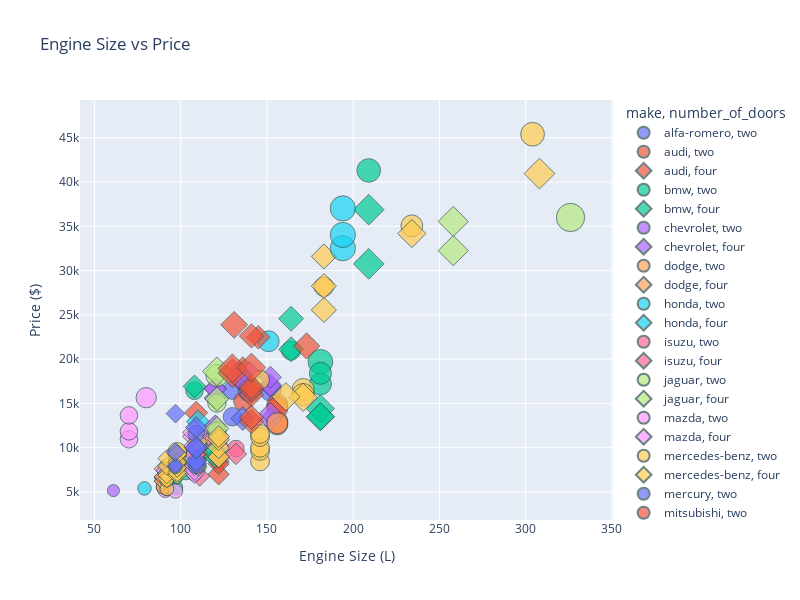

Source (notebook cell):
### Code cell
fig = px.scatter(
    df,
    x='engine_size',   # Column on X-axis
    y='price',        # Column on Y-axis
    color='make',     # Optional: Color by car make
    size='horsepower', # Optional: Size points by horsepower
    symbol='number_of_doors',
    hover_data=['make', 'horsepower'],  # Show extra info on hover
    title='Engine Size vs Price',
    labels={'engine_size': 'Engine Size (L)', 'price': 'Price ($)'},  # Rename axes/legend
    height=600,                # Plot height in pixels
    width=800                  # Plot width in pixels
)

fig.update_traces(marker=dict(line=dict(width=1, color='DarkSlateGrey')))  # Marker outline

fig.show()

### Figure 1 — Plotly figure (JSON) as saved in the notebook; plotly's stock layout.template omitted (floating-point values rounded to 4 significant figures)
{"data": [{"customdata": [["alfa-romero", 111], ["alfa-romero", 111], ["alfa-romero", 154]], "hovertemplate": "make=%{customdata[0]}<br>number_of_doors=two<br>Engine Size (L)=%{x}<br>Price ($)=%{y}<br>horsepower=%{customdata[1]}<extra></extra>", "legendgroup": "alfa-romero, two", "marker": {"color": "#636efa", "line": {"color": "DarkSlateGrey", "width": 1}, "size": [111, 111, 154], "sizemode": "area", "sizeref": 0.655, "symbol": "circle"}, "mode": "markers", "name": "alfa-romero, two", "orientation": "v", "showlegend": true, "type": "scatter", "x": [130, 130, 152], "xaxis": "x", "y": [13495, 16500, 16500], "yaxis": "y"}, {"customdata": [["audi", 110]], "hovertemplate": "make=%{customdata[0]}<br>number_of_doors=two<br>Engine Size (L)=%{x}<br>Price ($)=%{y}<br>horsepower=%{customdata[1]}<extra></extra>", "legendgroup": "audi, two", "marker": {"color": "#EF553B", "line": {"color": "DarkSlateGrey", "width": 1}, "size": [110], "sizemode": "area", "sizeref": 0.655, "symbol": "circle"}, "mode": "markers", "name": "audi, two", "orientation": "v", "showlegend": true, "type": "scatter", "x": [136], "xaxis": "x", "y": [15250], "yaxis": "y"}, {"customdata": [["audi", 102], ["audi", 115], ["audi", 110], ["audi", 110], ["audi", 140]], "hovertemplate": "make=%{customdata[0]}<br>number_of_doors=four<br>Engine Size (L)=%{x}<br>Price ($)=%{y}<br>horsepower=%{customdata[1]}<extra></extra>", "legendgroup": "audi, four", "marker": {"color": "#EF553B", "line": {"color": "DarkSlateGrey", "width": 1}, "size": [102, 115, 110, 110, 140], "sizemode": "area", "sizeref": 0.655, "symbol": "diamond"}, "mode": "markers", "name": "audi, four", "orientation": "v", "showlegend": true, "type": "scatter", "x": [109, 136, 136, 136, 131], "xaxis": "x", "y": [13950, 17450, 17710, 18920, 23875], "yaxis": "y"}, {"customdata": [["bmw", 101], ["bmw", 121], ["bmw", 182]], "hovertemplate": "make=%{customdata[0]}<br>number_of_doors=two<br>Engine Size (L)=%{x}<br>Price ($)=%{y}<br>horsepower=%{customdata[1]}<extra></extra>", "legendgroup": "bmw, two", "marker": {"color": "#00cc96", "line": {"color": "DarkSlateGrey", "width": 1}, "size": [101, 121, 182], "sizemode": "area", "sizeref": 0.655, "symbol": "circle"}, "mode": "markers", "name": "bmw, two", "orientation": "v", "showlegend": true, "type": "scatter", "x": [108, 164, 209], "xaxis": "x", "y": [16430, 20970, 41315], "yaxis": "y"}, {"customdata": [["bmw", 101], ["bmw", 121], ["bmw", 121], ["bmw", 182], ["bmw", 182]], "hovertemplate": "make=%{customdata[0]}<br>number_of_doors=four<br>Engine Size (L)=%{x}<br>Price ($)=%{y}<br>horsepower=%{customdata[1]}<extra></extra>", "legendgroup": "bmw, four", "marker": {"color": "#00cc96", "line": {"color": "DarkSlateGrey", "width": 1}, "size": [101, 121, 121, 182, 182], "sizemode": "area", "sizeref": 0.655, "symbol": "diamond"}, "mode": "markers", "name": "bmw, four", "orientation": "v", "showlegend": true, "type": "scatter", "x": [108, 164, 164, 209, 209], "xaxis": "x", "y": [16925, 21105, 24565, 30760, 36880], "yaxis": "y"}, {"customdata": [["chevrolet", 48], ["chevrolet", 70]], "hovertemplate": "make=%{customdata[0]}<br>number_of_doors=two<br>Engine Size (L)=%{x}<br>Price ($)=%{y}<br>horsepower=%{customdata[1]}<extra></extra>", "legendgroup": "chevrolet, two", "marker": {"color": "#ab63fa", "line": {"color": "DarkSlateGrey", "width": 1}, "size": [48, 70], "sizemode": "area", "sizeref": 0.655, "symbol": "circle"}, "mode": "markers", "name": "chevrolet, two", "orientation": "v", "showlegend": true, "type": "scatter", "x": [61, 90], "xaxis": "x", "y": [5151, 6295], "yaxis": "y"}, {"customdata": [["chevrolet", 70]], "hovertemplate": "make=%{customdata[0]}<br>number_of_doors=four<br>Engine Size (L)=%{x}<br>Price ($)=%{y}<br>horsepower=%{customdata[1]}<extra></extra>", "legendgroup": "chevrolet, four", "marker": {"color": "#ab63fa", "line": {"color": "DarkSlateGrey", "width": 1}, "size": [70], "sizemode": "area", "sizeref": 0.655, "symbol": "diamond"}, "mode": "markers", "name": "chevrolet, four", "orientation": "v", "showlegend": true, "type": "scatter", "x": [90], "xaxis": "x", "y": [6575], "yaxis": "y"}, {"customdata": [["dodge", 68], ["dodge", 68], ["dodge", 102], ["dodge", 102], ["dodge", 145]], "hovertemplate": "make=%{customdata[0]}<br>number_of_doors=two<br>Engine Size (L)=%{x}<br>Price ($)=%{y}<br>horsepower=%{customdata[1]}<extra></extra>", "legendgroup": "dodge, two", "marker": {"color": "#FFA15A", "line": {"color": "DarkSlateGrey", "width": 1}, "size": [68, 68, 102, 102, 145], "sizemode": "area", "sizeref": 0.655, "symbol": "circle"}, "mode": "markers", "name": "dodge, two", "orientation": "v", "showlegend": true, "type": "scatter", "x": [90, 90, 98, 98, 156], "xaxis": "x", "y": [5572, 6377, 7957, 8558, 12964], "yaxis": "y"}, {"customdata": [["dodge", 68], ["dodge", 68], ["dodge", 68], ["dodge", 88]], "hovertemplate": "make=%{customdata[0]}<br>number_of_doors=four<br>Engine Size (L)=%{x}<br>Price ($)=%{y}<br>horsepower=%{customdata[1]}<extra></extra>", "legendgroup": "dodge, four", "marker": {"color": "#FFA15A", "line": {"color": "DarkSlateGrey", "width": 1}, "size": [68, 68, 68, 88], "sizemode": "area", "sizeref": 0.655, "symbol": "diamond"}, "mode": "markers", "name": "dodge, four", "orientation": "v", "showlegend": true, "type": "scatter", "x": [90, 90, 90, 122], "xaxis": "x", "y": [6229, 6692, 7609, 8921], "yaxis": "y"}, {"customdata": [["honda", 58], ["honda", 76], ["honda", 60], ["honda", 76], ["honda", 76], ["honda", 86], ["honda", 86], ["honda", 100]], "hovertemplate": "make=%{customdata[0]}<br>number_of_doors=two<br>Engine Size (L)=%{x}<br>Price ($)=%{y}<br>horsepower=%{customdata[1]}<extra></extra>", "legendgroup": "honda, two", "marker": {"color": "#19d3f3", "line": {"color": "DarkSlateGrey", "width": 1}, "size": [58, 76, 60, 76, 76, 86, 86, 100], "sizemode": "area", "sizeref": 0.655, "symbol": "circle"}, "mode": "markers", "name": "honda, two", "orientation": "v", "showlegend": true, "type": "scatter", "x": [92, 92, 79, 92, 92, 110, 110, 110], "xaxis": "x", "y": [6479, 6855, 5399, 6529, 7129, 7895, 9095, 10345], "yaxis": "y"}, {"customdata": [["honda", 76], ["honda", 76], ["honda", 86], ["honda", 86], ["honda", 101]], "hovertemplate": "make=%{customdata[0]}<br>number_of_doors=four<br>Engine Size (L)=%{x}<br>Price ($)=%{y}<br>horsepower=%{customdata[1]}<extra></extra>", "legendgroup": "honda, four", "marker": {"color": "#19d3f3", "line": {"color": "DarkSlateGrey", "width": 1}, "size": [76, 76, 86, 86, 101], "sizemode": "area", "sizeref": 0.655, "symbol": "diamond"}, "mode": "markers", "name": "honda, four", "orientation": "v", "showlegend": true, "type": "scatter", "x": [92, 92, 110, 110, 110], "xaxis": "x", "y": [7295, 7295, 8845, 10295, 12945], "yaxis": "y"}, {"customdata": [["isuzu", 90]], "hovertemplate": "make=%{customdata[0]}<br>number_of_doors=two<br>Engine Size (L)=%{x}<br>Price ($)=%{y}<br>horsepower=%{customdata[1]}<extra></extra>", "legendgroup": "isuzu, two", "marker": {"color": "#FF6692", "line": {"color": "DarkSlateGrey", "width": 1}, "size": [90], "sizemode": "area", "sizeref": 0.655, "symbol": "circle"}, "mode": "markers", "name": "isuzu, two", "orientation": "v", "showlegend": true, "type": "scatter", "x": [119], "xaxis": "x", "y": [11048], "yaxis": "y"}, {"customdata": [["isuzu", 78]], "hovertemplate": "make=%{customdata[0]}<br>number_of_doors=four<br>Engine Size (L)=%{x}<br>Price ($)=%{y}<br>horsepower=%{customdata[1]}<extra></extra>", "legendgroup": "isuzu, four", "marker": {"color": "#FF6692", "line": {"color": "DarkSlateGrey", "width": 1}, "size": [78], "sizemode": "area", "sizeref": 0.655, "symbol": "diamond"}, "mode": "markers", "name": "isuzu, four", "orientation": "v", "showlegend": true, "type": "scatter", "x": [111], "xaxis": "x", "y": [6785], "yaxis": "y"}, {"customdata": [["jaguar", 262]], "hovertemplate": "make=%{customdata[0]}<br>number_of_doors=two<br>Engine Size (L)=%{x}<br>Price ($)=%{y}<br>horsepower=%{customdata[1]}<extra></extra>", "legendgroup": "jaguar, two", "marker": {"color": "#B6E880", "line": {"color": "DarkSlateGrey", "width": 1}, "size": [262], "sizemode": "area", "sizeref": 0.655, "symbol": "circle"}, "mode": "markers", "name": "jaguar, two", "orientation": "v", "showlegend": true, "type": "scatter", "x": [326], "xaxis": "x", "y": [36000], "yaxis": "y"}, {"customdata": [["jaguar", 176], ["jaguar", 176]], "hovertemplate": "make=%{customdata[0]}<br>number_of_doors=four<br>Engine Size (L)=%{x}<br>Price ($)=%{y}<br>horsepower=%{customdata[1]}<extra></extra>", "legendgroup": "jaguar, four", "marker": {"color": "#B6E880", "line": {"color": "DarkSlateGrey", "width": 1}, "size": [176, 176], "sizemode": "area", "sizeref": 0.655, "symbol": "diamond"}, "mode": "markers", "name": "jaguar, four", "orientation": "v", "showlegend": true, "type": "scatter", "x": [258, 258], "xaxis": "x", "y": [32250, 35550], "yaxis": "y"}, {"customdata": [["mazda", 68], ["mazda", 68], ["mazda", 68], ["mazda", 101], ["mazda", 101], ["mazda", 101], ["mazda", 135], ["mazda", 84], ["mazda", 84]], "hovertemplate": "make=%{customdata[0]}<br>number_of_doors=two<br>Engine Size (L)=%{x}<br>Price ($)=%{y}<br>horsepower=%{customdata[1]}<extra></extra>", "legendgroup": "mazda, two", "marker": {"color": "#FF97FF", "line": {"color": "DarkSlateGrey", "width": 1}, "size": [68, 68, 68, 101, 101, 101, 135, 84, 84], "sizemode": "area", "sizeref": 0.655, "symbol": "circle"}, "mode": "markers", "name": "mazda, two", "orientation": "v", "showlegend": true, "type": "scatter", "x": [91, 91, 91, 70, 70, 70, 80, 122, 122], "xaxis": "x", "y": [5195, 6095, 6795, 10945, 11845, 13645, 15645, 8845, 10595], "yaxis": "y"}, {"customdata": [["mazda", 68], ["mazda", 68], ["mazda", 84], ["mazda", 84], ["mazda", 64], ["mazda", 84], ["mazda", 120], ["mazda", 72]], "hovertemplate": "make=%{customdata[0]}<br>number_of_doors=four<br>Engine Size (L)=%{x}<br>Price ($)=%{y}<br>horsepower=%{customdata[1]}<extra></extra>", "legendgroup": "mazda, four", "marker": {"color": "#FF97FF", "line": {"color": "DarkSlateGrey", "width": 1}, "size": [68, 68, 84, 84, 64, 84, 120, 72], "sizemode": "area", "sizeref": 0.655, "symbol": "diamond"}, "mode": "markers", "name": "mazda, four", "orientation": "v", "showlegend": true, "type": "scatter", "x": [91, 91, 122, 122, 122, 122, 140, 134], "xaxis": "x", "y": [6695, 7395, 8495, 10245, 10795, 11245, 18280, 18344], "yaxis": "y"}, {"customdata": [["mercedes-benz", 123], ["mercedes-benz", 155], ["mercedes-benz", 184]], "hovertemplate": "make=%{customdata[0]}<br>number_of_doors=two<br>Engine Size (L)=%{x}<br>Price ($)=%{y}<br>horsepower=%{customdata[1]}<extra></extra>", "legendgroup": "mercedes-benz, two", "marker": {"color": "#FECB52", "line": {"color": "DarkSlateGrey", "width": 1}, "size": [123, 155, 184], "sizemode": "area", "sizeref": 0.655, "symbol": "circle"}, "mode": "markers", "name": "mercedes-benz, two", "orientation": "v", "showlegend": true, "type": "scatter", "x": [183, 234, 304], "xaxis": "x", "y": [28176, 35056, 45400], "yaxis": "y"}, {"customdata": [["mercedes-benz", 123], ["mercedes-benz", 123], ["mercedes-benz", 123], ["mercedes-benz", 155], ["mercedes-benz", 184]], "hovertemplate": "make=%{customdata[0]}<br>number_of_doors=four<br>Engine Size (L)=%{x}<br>Price ($)=%{y}<br>horsepower=%{customdata[1]}<extra></extra>", "legendgroup": "mercedes-benz, four", "marker": {"color": "#FECB52", "line": {"color": "DarkSlateGrey", "width": 1}, "size": [123, 123, 123, 155, 184], "sizemode": "area", "sizeref": 0.655, "symbol": "diamond"}, "mode": "markers", "name": "mercedes-benz, four", "orientation": "v", "showlegend": true, "type": "scatter", "x": [183, 183, 183, 234, 308], "xaxis": "x", "y": [25552, 28248, 31600, 34184, 40960], "yaxis": "y"}, {"customdata": [["mercury", 175]], "hovertemplate": "make=%{customdata[0]}<br>number_of_doors=two<br>Engine Size (L)=%{x}<br>Price ($)=%{y}<br>horsepower=%{customdata[1]}<extra></extra>", "legendgroup": "mercury, two", "marker": {"color": "#636efa", "line": {"color": "DarkSlateGrey", "width": 1}, "size": [175], "sizemode": "area", "sizeref": 0.655, "symbol": "circle"}, "mode": "markers", "name": "mercury, two", "orientation": "v", "showlegend": true, "type": "scatter", "x": [140], "xaxis": "x", "y": [16503], "yaxis": "y"}, {"customdata": [["mitsubishi", 68], ["mitsubishi", 68], ["mitsubishi", 68], ["mitsubishi", 102], ["mitsubishi", 116], ["mitsubishi", 88], ["mitsubishi", 145], ["mitsubishi", 145], ["mitsubishi", 145]], "hovertemplate": "make=%{customdata[0]}<br>number_of_doors=two<br>Engine Size (L)=%{x}<br>Price ($)=%{y}<br>horsepower=%{customdata[1]}<extra></extra>", "legendgroup": "mitsubishi, two", "marker": {"color": "#EF553B", "line": {"color": "DarkSlateGrey", "width": 1}, "size": [68, 68, 68, 102, 116, 88, 145, 145, 145], "sizemode": "area", "sizeref": 0.655, "symbol": "circle"}, "mode": "markers", "name": "mitsubishi, two", "orientation": "v", "showlegend": true, "type": "scatter", "x": [92, 92, 92, 98, 110, 122, 156, 156, 156], "xaxis": "x", "y": [5389, 6189, 6669, 7689, 9959, 8499, 12629, 14869, 14489], "yaxis": "y"}, {"customdata": [["mitsubishi", 88], ["mitsubishi", 88], ["mitsubishi", 116], ["mitsubishi", 116]], "hovertemplate": "make=%{customdata[0]}<br>number_of_doors=four<br>Engine Size (L)=%{x}<br>Price ($)=%{y}<br>horsepower=%{customdata[1]}<extra></extra>", "legendgroup": "mitsubishi, four", "marker": {"color": "#EF553B", "line": {"color": "DarkSlateGrey", "width": 1}, "size": [88, 88, 116, 116], "sizemode": "area", "sizeref": 0.655, "symbol": "diamond"}, "mode": "markers", "name": "mitsubishi, four", "orientation": "v", "showlegend": true, "type": "scatter", "x": [122, 122, 110, 110], "xaxis": "x", "y": [6989, 8189, 9279, 9279], "yaxis": "y"}, {"customdata": [["nissan", 69], ["nissan", 55], ["nissan", 69], ["nissan", 69], ["nissan", 69], ["nissan", 69], ["nissan", 160], ["nissan", 200], ["nissan", 160]], "hovertemplate": "make=%{customdata[0]}<br>number_of_doors=two<br>Engine Size (L)=%{x}<br>Price ($)=%{y}<br>horsepower=%{customdata[1]}<extra></extra>", "legendgroup": "nissan, two", "marker": {"color": "#00cc96", "line": {"color": "DarkSlateGrey", "width": 1}, "size": [69, 55, 69, 69, 69, 69, 160, 200, 160], "sizemode": "area", "sizeref": 0.655, "symbol": "circle"}, "mode": "markers", "name": "nissan, two", "orientation": "v", "showlegend": true, "type": "scatter", "x": [97, 103, 97, 97, 97, 97, 181, 181, 181], "xaxis": "x", "y": [5499, 7099, 6649, 7299, 7799, 8249, 17199, 19699, 18399], "yaxis": "y"}, {"customdata": [["nissan", 69], ["nissan", 69], ["nissan", 69], ["nissan", 69], ["nissan", 97], ["nissan", 97], ["nissan", 152], ["nissan", 152], ["nissan", 152]], "hovertemplate": "make=%{customdata[0]}<br>number_of_doors=four<br>Engine Size (L)=%{x}<br>Price ($)=%{y}<br>horsepower=%{customdata[1]}<extra></extra>", "legendgroup": "nissan, four", "marker": {"color": "#00cc96", "line": {"color": "DarkSlateGrey", "width": 1}, "size": [69, 69, 69, 69, 97, 97, 152, 152, 152], "sizemode": "area", "sizeref": 0.655, "symbol": "diamond"}, "mode": "markers", "name": "nissan, four", "orientation": "v", "showlegend": true, "type": "scatter", "x": [97, 97, 97, 97, 120, 120, 181, 181, 181], "xaxis": "x", "y": [6849, 7349, 7499, 7999, 8949, 9549, 13499, 14399, 13499], "yaxis": "y"}, {"customdata": [["peugot", 97], ["peugot", 95], ["peugot", 97], ["peugot", 95], ["peugot", 95], ["peugot", 95], ["peugot", 95], ["peugot", 95], ["peugot", 97], ["peugot", 95], ["peugot", 142]], "hovertemplate": "make=%{customdata[0]}<br>number_of_doors=four<br>Engine Size (L)=%{x}<br>Price ($)=%{y}<br>horsepower=%{customdata[1]}<extra></extra>", "legendgroup": "peugot, four", "marker": {"color": "#ab63fa", "line": {"color": "DarkSlateGrey", "width": 1}, "size": [97, 95, 97, 95, 95, 95, 95, 95, 97, 95, 142], "sizemode": "area", "sizeref": 0.655, "symbol": "diamond"}, "mode": "markers", "name": "peugot, four", "orientation": "v", "showlegend": true, "type": "scatter", "x": [120, 152, 120, 152, 120, 152, 120, 152, 120, 152, 134], "xaxis": "x", "y": [11900, 13200, 12440, 13860, 15580, 16900, 16695, 17075, 16630, 17950, 18150], "yaxis": "y"}, {"customdata": [["plymouth", 68], ["plymouth", 102], ["plymouth", 145]], "hovertemplate": "make=%{customdata[0]}<br>number_of_doors=two<br>Engine Size (L)=%{x}<br>Price ($)=%{y}<br>horsepower=%{customdata[1]}<extra></extra>", "legendgroup": "plymouth, two", "marker": {"color": "#FFA15A", "line": {"color": "DarkSlateGrey", "width": 1}, "size": [68, 102, 145], "sizemode": "area", "sizeref": 0.655, "symbol": "circle"}, "mode": "markers", "name": "plymouth, two", "orientation": "v", "showlegend": true, "type": "scatter", "x": [90, 98, 156], "xaxis": "x", "y": [5572, 7957, 12764], "yaxis": "y"}, {"customdata": [["plymouth", 68], ["plymouth", 68], ["plymouth", 68], ["plymouth", 88]], "hovertemplate": "make=%{customdata[0]}<br>number_of_doors=four<br>Engine Size (L)=%{x}<br>Price ($)=%{y}<br>horsepower=%{customdata[1]}<extra></extra>", "legendgroup": "plymouth, four", "marker": {"color": "#FFA15A", "line": {"color": "DarkSlateGrey", "width": 1}, "size": [68, 68, 68, 88], "sizemode": "area", "sizeref": 0.655, "symbol": "diamond"}, "mode": "markers", "name": "plymouth, four", "orientation": "v", "showlegend": true, "type": "scatter", "x": [90, 90, 98, 122], "xaxis": "x", "y": [6229, 6692, 7609, 8921], "yaxis": "y"}, {"customdata": [["porsche", 143], ["porsche", 207], ["porsche", 207], ["porsche", 207]], "hovertemplate": "make=%{customdata[0]}<br>number_of_doors=two<br>Engine Size (L)=%{x}<br>Price ($)=%{y}<br>horsepower=%{customdata[1]}<extra></extra>", "legendgroup": "porsche, two", "marker": {"color": "#19d3f3", "line": {"color": "DarkSlateGrey", "width": 1}, "size": [143, 207, 207, 207], "sizemode": "area", "sizeref": 0.655, "symbol": "circle"}, "mode": "markers", "name": "porsche, two", "orientation": "v", "showlegend": true, "type": "scatter", "x": [151, 194, 194, 194], "xaxis": "x", "y": [22018, 32528, 34028, 37028], "yaxis": "y"}, {"customdata": [["renault", 90]], "hovertemplate": "make=%{customdata[0]}<br>number_of_doors=two<br>Engine Size (L)=%{x}<br>Price ($)=%{y}<br>horsepower=%{customdata[1]}<extra></extra>", "legendgroup": "renault, two", "marker": {"color": "#FF6692", "line": {"color": "DarkSlateGrey", "width": 1}, "size": [90], "sizemode": "area", "sizeref": 0.655, "symbol": "circle"}, "mode": "markers", "name": "renault, two", "orientation": "v", "showlegend": true, "type": "scatter", "x": [132], "xaxis": "x", "y": [9895], "yaxis": "y"}, {"customdata": [["renault", 90]], "hovertemplate": "make=%{customdata[0]}<br>number_of_doors=four<br>Engine Size (L)=%{x}<br>Price ($)=%{y}<br>horsepower=%{customdata[1]}<extra></extra>", "legendgroup": "renault, four", "marker": {"color": "#FF6692", "line": {"color": "DarkSlateGrey", "width": 1}, "size": [90], "sizemode": "area", "sizeref": 0.655, "symbol": "diamond"}, "mode": "markers", "name": "renault, four", "orientation": "v", "showlegend": true, "type": "scatter", "x": [132], "xaxis": "x", "y": [9295], "yaxis": "y"}, {"customdata": [["saab", 110], ["saab", 110], ["saab", 160]], "hovertemplate": "make=%{customdata[0]}<br>number_of_doors=two<br>Engine Size (L)=%{x}<br>Price ($)=%{y}<br>horsepower=%{customdata[1]}<extra></extra>", "legendgroup": "saab, two", "marker": {"color": "#B6E880", "line": {"color": "DarkSlateGrey", "width": 1}, "size": [110, 110, 160], "sizemode": "area", "sizeref": 0.655, "symbol": "circle"}, "mode": "markers", "name": "saab, two", "orientation": "v", "showlegend": true, "type": "scatter", "x": [121, 121, 121], "xaxis": "x", "y": [11850, 15040, 18150], "yaxis": "y"}, {"customdata": [["saab", 110], ["saab", 110], ["saab", 160]], "hovertemplate": "make=%{customdata[0]}<br>number_of_doors=four<br>Engine Size (L)=%{x}<br>Price ($)=%{y}<br>horsepower=%{customdata[1]}<extra></extra>", "legendgroup": "saab, four", "marker": {"color": "#B6E880", "line": {"color": "DarkSlateGrey", "width": 1}, "size": [110, 110, 160], "sizemode": "area", "sizeref": 0.655, "symbol": "diamond"}, "mode": "markers", "name": "saab, four", "orientation": "v", "showlegend": true, "type": "scatter", "x": [121, 121, 121], "xaxis": "x", "y": [12170, 15510, 18620], "yaxis": "y"}, {"customdata": [["subaru", 69], ["subaru", 73], ["subaru", 73]], "hovertemplate": "make=%{customdata[0]}<br>number_of_doors=two<br>Engine Size (L)=%{x}<br>Price ($)=%{y}<br>horsepower=%{customdata[1]}<extra></extra>", "legendgroup": "subaru, two", "marker": {"color": "#FF97FF", "line": {"color": "DarkSlateGrey", "width": 1}, "size": [69, 73, 73], "sizemode": "area", "sizeref": 0.655, "symbol": "circle"}, "mode": "markers", "name": "subaru, two", "orientation": "v", "showlegend": true, "type": "scatter", "x": [97, 108, 108], "xaxis": "x", "y": [5118, 7053, 7603], "yaxis": "y"}, {"customdata": [["subaru", 82], ["subaru", 82], ["subaru", 94], ["subaru", 82], ["subaru", 111], ["subaru", 82], ["subaru", 94], ["subaru", 82], ["subaru", 111]], "hovertemplate": "make=%{customdata[0]}<br>number_of_doors=four<br>Engine Size (L)=%{x}<br>Price ($)=%{y}<br>horsepower=%{customdata[1]}<extra></extra>", "legendgroup": "subaru, four", "marker": {"color": "#FF97FF", "line": {"color": "DarkSlateGrey", "width": 1}, "size": [82, 82, 94, 82, 111, 82, 94, 82, 111], "sizemode": "area", "sizeref": 0.655, "symbol": "diamond"}, "mode": "markers", "name": "subaru, four", "orientation": "v", "showlegend": true, "type": "scatter", "x": [108, 108, 108, 108, 108, 108, 108, 108, 108], "xaxis": "x", "y": [7126, 7775, 9960, 9233, 11259, 7463, 10198, 8013, 11694], "yaxis": "y"}, {"customdata": [["toyota", 62], ["toyota", 62], ["toyota", 70], ["toyota", 70], ["toyota", 112], ["toyota", 112], ["toyota", 116], ["toyota", 116], ["toyota", 116], ["toyota", 116], ["toyota", 116], ["toyota", 116], ["toyota", 161], ["toyota", 161]], "hovertemplate": "make=%{customdata[0]}<br>number_of_doors=two<br>Engine Size (L)=%{x}<br>Price ($)=%{y}<br>horsepower=%{customdata[1]}<extra></extra>", "legendgroup": "toyota, two", "marker": {"color": "#FECB52", "line": {"color": "DarkSlateGrey", "width": 1}, "size": [62, 62, 70, 70, 112, 112, 116, 116, 116, 116, 116, 116, 161, 161], "sizemode": "area", "sizeref": 0.655, "symbol": "circle"}, "mode": "markers", "name": "toyota, two", "orientation": "v", "showlegend": true, "type": "scatter", "x": [92, 92, 98, 98, 98, 98, 146, 146, 146, 146, 146, 146, 171, 171], "xaxis": "x", "y": [5348, 6338, 8058, 8238, 9298, 9538, 8449, 9639, 9989, 11199, 11549, 17669, 16558, 15998], "yaxis": "y"}, {"customdata": [["toyota", 62], ["toyota", 62], ["toyota", 62], ["toyota", 62], ["toyota", 70], ["toyota", 70], ["toyota", 56], ["toyota", 56], ["toyota", 70], ["toyota", 70], ["toyota", 70], ["toyota", 92], ["toyota", 73], ["toyota", 92], ["toyota", 92], ["toyota", 92], ["toyota", 156], ["toyota", 156]], "hovertemplate": "make=%{customdata[0]}<br>number_of_doors=four<br>Engine Size (L)=%{x}<br>Price ($)=%{y}<br>horsepower=%{customdata[1]}<extra></extra>", "legendgroup": "toyota, four", "marker": {"color": "#FECB52", "line": {"color": "DarkSlateGrey", "width": 1}, "size": [62, 62, 62, 62, 70, 70, 56, 56, 70, 70, 70, 92, 73, 92, 92, 92, 156, 156], "sizemode": "area", "sizeref": 0.655, "symbol": "diamond"}, "mode": "markers", "name": "toyota, four", "orientation": "v", "showlegend": true, "type": "scatter", "x": [92, 92, 92, 92, 98, 98, 110, 110, 98, 98, 98, 122, 110, 122, 122, 122, 171, 161], "xaxis": "x", "y": [6488, 6918, 7898, 8778, 6938, 7198, 7898, 7788, 7738, 8358, 9258, 8948, 10698, 9988, 10898, 11248, 15690, 15750], "yaxis": "y"}, {"customdata": [["volkswagen", 52], ["volkswagen", 85], ["volkswagen", 90], ["volkswagen", 90]], "hovertemplate": "make=%{customdata[0]}<br>number_of_doors=two<br>Engine Size (L)=%{x}<br>Price ($)=%{y}<br>horsepower=%{customdata[1]}<extra></extra>", "legendgroup": "volkswagen, two", "marker": {"color": "#636efa", "line": {"color": "DarkSlateGrey", "width": 1}, "size": [52, 85, 90, 90], "sizemode": "area", "sizeref": 0.655, "symbol": "circle"}, "mode": "markers", "name": "volkswagen, two", "orientation": "v", "showlegend": true, "type": "scatter", "x": [97, 109, 109, 109], "xaxis": "x", "y": [7775, 7975, 11595, 9980], "yaxis": "y"}, {"customdata": [["volkswagen", 52], ["volkswagen", 85], ["volkswagen", 85], ["volkswagen", 68], ["volkswagen", 100], ["volkswagen", 110], ["volkswagen", 68], ["volkswagen", 88]], "hovertemplate": "make=%{customdata[0]}<br>number_of_doors=four<br>Engine Size (L)=%{x}<br>Price ($)=%{y}<br>horsepower=%{customdata[1]}<extra></extra>", "legendgroup": "volkswagen, four", "marker": {"color": "#636efa", "line": {"color": "DarkSlateGrey", "width": 1}, "size": [52, 85, 85, 68, 100, 110, 68, 88], "sizemode": "area", "sizeref": 0.655, "symbol": "diamond"}, "mode": "markers", "name": "volkswagen, four", "orientation": "v", "showlegend": true, "type": "scatter", "x": [97, 109, 109, 97, 109, 136, 97, 109], "xaxis": "x", "y": [7995, 8195, 8495, 9495, 9995, 13295, 13845, 12290], "yaxis": "y"}, {"customdata": [["volvo", 114], ["volvo", 114], ["volvo", 114], ["volvo", 114], ["volvo", 162], ["volvo", 162], ["volvo", 114], ["volvo", 160], ["volvo", 134], ["volvo", 106], ["volvo", 114]], "hovertemplate": "make=%{customdata[0]}<br>number_of_doors=four<br>Engine Size (L)=%{x}<br>Price ($)=%{y}<br>horsepower=%{customdata[1]}<extra></extra>", "legendgroup": "volvo, four", "marker": {"color": "#EF553B", "line": {"color": "DarkSlateGrey", "width": 1}, "size": [114, 114, 114, 114, 162, 162, 114, 160, 134, 106, 114], "sizemode": "area", "sizeref": 0.655, "symbol": "diamond"}, "mode": "markers", "name": "volvo, four", "orientation": "v", "showlegend": true, "type": "scatter", "x": [141, 141, 141, 141, 130, 130, 141, 141, 173, 145, 141], "xaxis": "x", "y": [12940, 13415, 15985, 16515, 18420, 18950, 16845, 19045, 21485, 22470, 22625], "yaxis": "y"}], "layout": {"height": 600, "legend": {"itemsizing": "constant", "title": {"text": "make, number_of_doors"}, "tracegroupgap": 0}, "title": {"text": "Engine Size vs Price"}, "width": 800, "xaxis": {"anchor": "y", "autorange": true, "domain": [0, 1], "range": [41.51, 350.9], "title": {"text": "Engine Size (L)"}, "type": "linear"}, "yaxis": {"anchor": "x", "autorange": true, "domain": [0, 1], "range": [1830.0, 49270.0], "title": {"text": "Price ($)"}, "type": "linear"}}}
